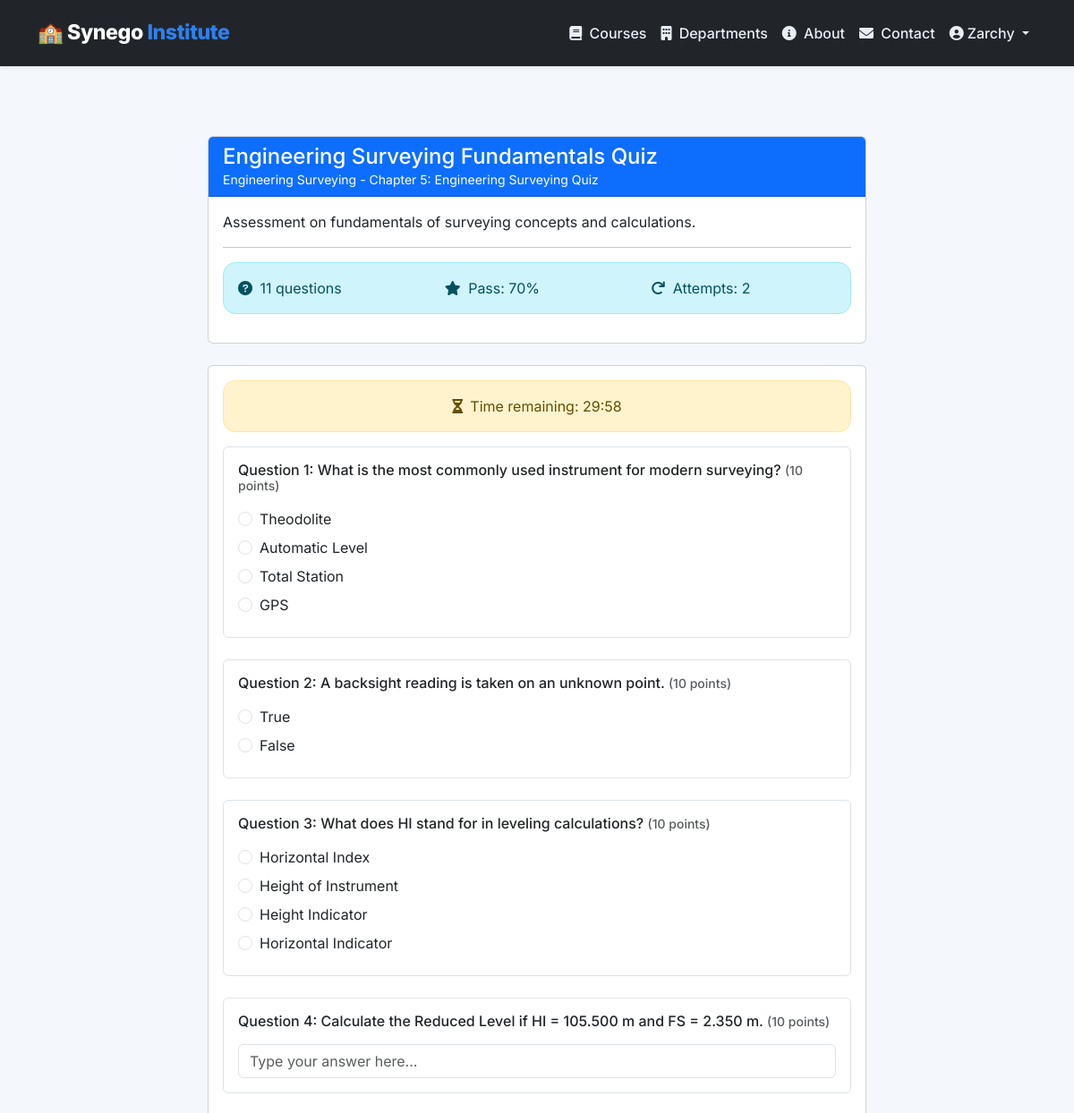
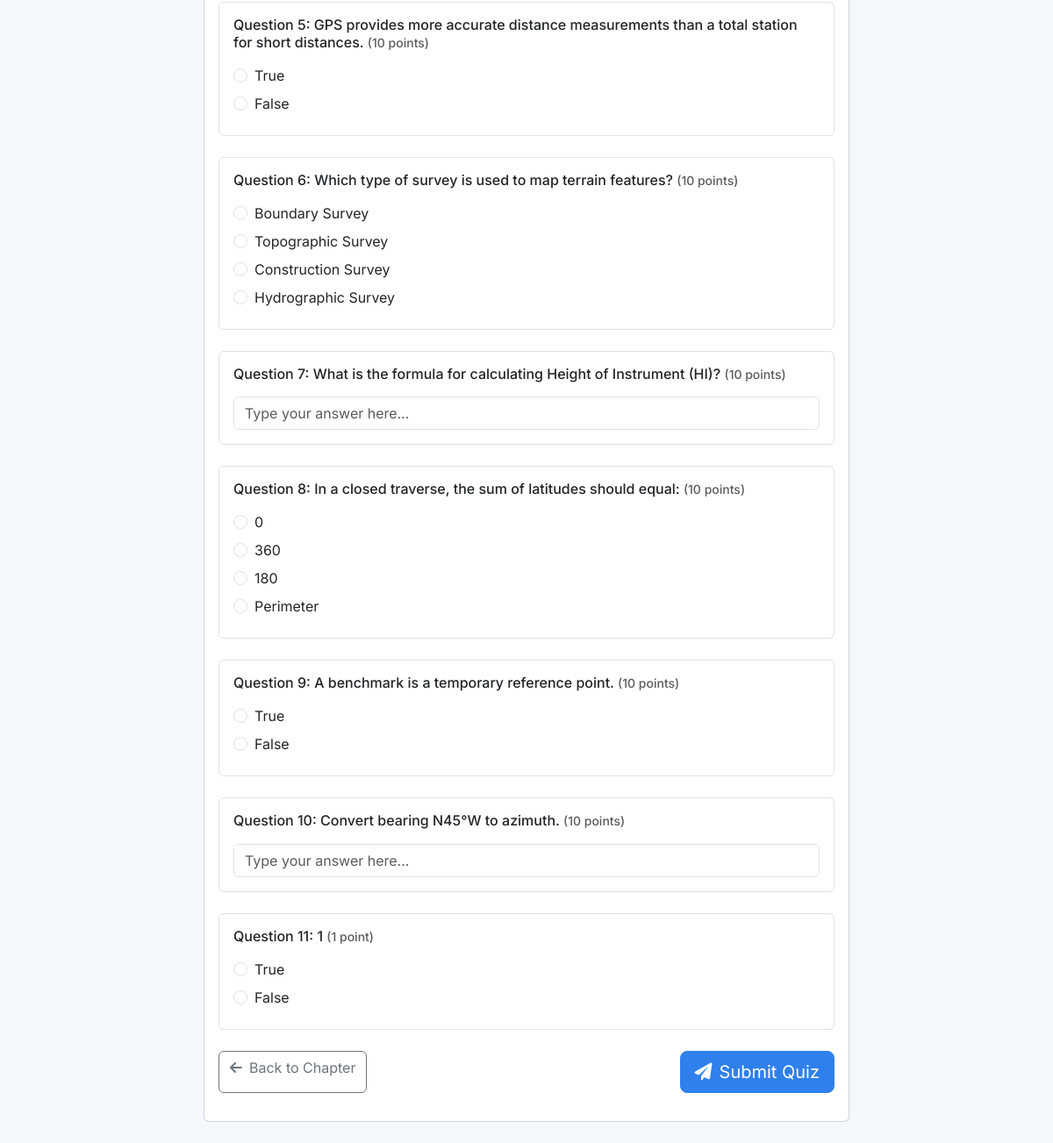
Page /quiz/1/ (signed in) on the committed database (2 pictures, top to bottom).
### lms/models.py (models this page shows, shortened)
class User(AbstractUser):
    ROLE_CHOICES = (
        ('admin', 'Administrator'),
        ('instructor', 'Instructor'),
        ('learner', 'Learner'),
        ('dept_head', 'Department Head'),
        ('approver', 'Approver'),
    )
    GENDER_CHOICES = (
        ('M', 'Male'),
        ('F', 'Female'),
        ('O', 'Other'),
    )
    role = models.CharField(max_length=20, choices=ROLE_CHOICES, default='learner')
    department = models.ForeignKey(
        'Department', null=True, blank=True, on_delete=models.SET_NULL,
        related_name='members'
    )
    phone_number = models.CharField(max_length=20, blank=True)
    address = models.TextField(blank=True)
    gender = models.CharField(max_length=1, choices=GENDER_CHOICES, blank=True)
    date_of_birth = models.DateField(null=True, blank=True)
    profile_picture = models.ImageField(upload_to='profile_pics/', null=True, blank=True)
    is_approved = models.BooleanField(default=False)
    approval_token = models.UUIDField(unique=True, null=True, blank=True)
    approval_token_created_at = models.DateTimeField(null=True, blank=True)
    temp_password = models.CharField(max_length=128, blank=True)
    temp_password_created_at = models.DateTimeField(null=True, blank=True)
    google_access_token = models.TextField(blank=True)
    google_refresh_token = models.TextField(blank=True)
    google_token_expiry = models.DateTimeField(null=True, blank=True)
    last_active = models.DateTimeField(auto_now=True)
    login_count = models.PositiveIntegerField(default=0)
    failed_login_attempts = models.PositiveIntegerField(default=0)
    account_locked_until = models.DateTimeField(null=True, blank=True)
    email_verified = models.BooleanField(default=False)
    email_verification_token = models.UUIDField(unique=True, null=True, blank=True)
    receive_notifications = models.BooleanField(default=True)
    language = models.CharField(max_length=10, default='en')
    class Meta:
        indexes = [
            models.Index(fields=['email']),
            models.Index(fields=['role', 'is_approved']),
            models.Index(fields=['username']),
            models.Index(fields=['last_active']),
        ]

class Quiz(models.Model):
    chapter = models.OneToOneField(Chapter, on_delete=models.CASCADE, related_name='quiz')
    title = models.CharField(max_length=200, default="Chapter Quiz")
    description = models.TextField(blank=True, help_text="Instructions for the quiz")
    pass_score = models.PositiveIntegerField(
        default=70,
        validators=[MinValueValidator(0), MaxValueValidator(100)],
        help_text="Minimum % to unlock next chapter"
    )
    time_limit_minutes = models.PositiveIntegerField(null=True, blank=True, help_text="Optional time limit")
    attempts_allowed = models.PositiveIntegerField(default=1)
    shuffle_questions = models.BooleanField(default=False)
    show_answers_after_submit = models.BooleanField(default=True)

class Course(models.Model):
    DIFFICULTY_CHOICES = (
        ('beginner', 'Beginner'),
        ('intermediate', 'Intermediate'),
        ('advanced', 'Advanced'),
    )
    STATUS_CHOICES = (
        ('draft', 'Draft'),
        ('published', 'Published'),
        ('archived', 'Archived'),
    )
    department = models.ForeignKey(Department, on_delete=models.CASCADE, related_name='courses')
    title = models.CharField(max_length=200)
    slug = models.SlugField(unique=True, blank=True)
    code = models.CharField(max_length=20, unique=True, help_text="Course code (e.g., BLCK-101)")
    description = models.TextField()
    learning_objectives = models.TextField(help_text="What students will learn")
    prerequisites = models.TextField(blank=True, help_text="Required prior knowledge")
    duration = models.CharField(max_length=50, help_text="e.g., '3 months', '6 weeks'")
    estimated_hours = models.PositiveIntegerField(default=40, help_text="Total estimated study hours")
    difficulty = models.CharField(max_length=20, choices=DIFFICULTY_CHOICES, default='beginner')
    price = models.DecimalField(max_digits=10, decimal_places=2, default=0.00)
    currency = models.CharField(max_length=3, default='USD')
    assignment_weight = models.PositiveIntegerField(default=70, validators=[MinValueValidator(0), MaxValueValidator(100)])
    project_weight = models.PositiveIntegerField(default=30, validators=[MinValueValidator(0), MaxValueValidator(100)])
    require_quiz_pass = models.BooleanField(default=True)
    quiz_pass_score = models.PositiveIntegerField(default=70, validators=[MinValueValidator(0), MaxValueValidator(100)])
    thumbnail = models.ImageField(upload_to='course_thumbnails/', null=True, blank=True)
    promo_video_url = models.URLField(blank=True)
    google_classroom_id = models.CharField(max_length=100, blank=True, unique=True, null=True)
    certificate_template = models.FileField(
        upload_to='cert_templates/',
        null=True, blank=True,
        validators=[FileExtensionValidator(['pdf'])]
    )
    status = models.CharField(max_length=20, choices=STATUS_CHOICES, default='draft')
    is_active = models.BooleanField(default=True)
    created_at = models.DateTimeField(auto_now_add=True)
    updated_at = models.DateTimeField(auto_now=True)
    published_at = models.DateTimeField(null=True, blank=True)
    class Meta:
        ordering = ['title']
        indexes = [
            models.Index(fields=['department', 'status']),
            models.Index(fields=['slug']),
            models.Index(fields=['code']),
            models.Index(fields=['difficulty']),
        ]

class Chapter(models.Model):
    CHAPTER_TYPE_CHOICES = (
        ('lesson', 'Lesson with Documents'),
        ('reading', 'Reading Material'),
        ('quiz', 'Quiz Only'),
        ('assignment', 'Assignment'),
        ('project', 'Project'),
    )
    course = models.ForeignKey(Course, on_delete=models.CASCADE, related_name='chapters')
    title = models.CharField(max_length=200)
    order = models.PositiveIntegerField(help_text="Order in the course")
    chapter_type = models.CharField(max_length=20, choices=CHAPTER_TYPE_CHOICES, default='lesson')
    document_file = models.FileField(
        upload_to='chapter_documents/%Y/%m/%d/',
        blank=True,
        null=True,
        help_text="Upload PDF, PowerPoint, or Excel documents"
    )
    video_url = models.URLField(blank=True, help_text="YouTube/Vimeo or self-hosted video URL (optional)")
    content = models.TextField(help_text="HTML or markdown content for the lesson")
    content_html = models.TextField(blank=True, help_text="Rendered HTML content")
    estimated_minutes = models.PositiveIntegerField(default=30, help_text="Estimated time to complete")
    template_doc_id = models.CharField(max_length=100, blank=True, help_text="Google Doc ID of the template")
    is_free_preview = models.BooleanField(default=False)
    requires_previous_quiz_pass = models.BooleanField(default=True)
    created_at = models.DateTimeField(auto_now_add=True)
    updated_at = models.DateTimeField(auto_now=True)
    class Meta:
        ordering = ['course', 'order']
        unique_together = [['course', 'order']]
        indexes = [
            models.Index(fields=['course', 'order']),
            models.Index(fields=['chapter_type']),
        ]

class Question(models.Model):
    QUESTION_TYPES = (
        ('mcq', 'Multiple Choice'),
        ('tf', 'True/False'),
        ('short', 'Short Answer'),
        ('essay', 'Essay'),
        ('matching', 'Matching'),
    )
    quiz = models.ForeignKey(Quiz, on_delete=models.CASCADE, related_name='questions')
    text = models.TextField()
    question_type = models.CharField(max_length=10, choices=QUESTION_TYPES, default='mcq')
    options = models.JSONField(default=list, help_text="For MCQ: list of options; for TF: ['True','False']")
    correct_answer = models.CharField(max_length=500)
    explanation = models.TextField(blank=True, help_text="Explanation shown after answering")
    points = models.PositiveIntegerField(default=1)
    order = models.PositiveIntegerField(default=0)
    class Meta:
        ordering = ['order', 'id']

### lms/views.py (the view, shortened to what this page needs)
# urls.py: path('quiz/<int:quiz_id>/', views.take_quiz, name='take_quiz'),
@login_required
def take_quiz(request, quiz_id):
    quiz = get_object_or_404(Quiz, id=quiz_id)
    chapter = quiz.chapter
    course = chapter.course
    enrollment = get_object_or_404(Enrollment, student=request.user, course=course)
    existing_attempt = QuizAttempt.objects.filter(student=request.user, quiz=quiz).first()
    if existing_attempt and existing_attempt.passed and quiz.attempts_allowed == 1:
        messages.warning(request, "You have already passed this quiz and cannot retake it.")
        return redirect('lms:chapter_detail', course_slug=course.slug, chapter_id=chapter.id)
    if existing_attempt and QuizAttempt.objects.filter(student=request.user, quiz=quiz).count() >= quiz.attempts_allowed:
        messages.warning(request, "You have used all allowed attempts for this quiz.")
        return redirect('lms:chapter_detail', course_slug=course.slug, chapter_id=chapter.id)
    questions = quiz.questions.all()
    context = {
        'quiz': quiz,
        'chapter': chapter,
        'course': course,
        'questions': questions,
        'time_limit': quiz.time_limit_minutes,
    }
    return render(request, 'lms/courses/quiz_take.html', context)

### lms/templates/lms/courses/quiz_take.html (shortened to what this page needs)
{% extends "lms/base.html" %}
{% block content %}
<div class="container py-4">
    <div class="row justify-content-center">
        <div class="col-lg-8">
            <div class="card mb-4">
                <div class="card-header bg-primary text-white">
                    <h4 class="mb-0">{{ quiz.title }}</h4>
                    <p class="mb-0 small">{{ course.title }} - Chapter {{ chapter.order }}: {{ chapter.title }}</p>
                </div>
                <div class="card-body">
                    {% if quiz.description %}
                        <p>{{ quiz.description }}</p>
                        <hr>
                    {% endif %}
                    <div class="alert alert-info">
                        <div class="row">
                            <div class="col-md-4">
                                <i class="fas fa-question-circle me-1"></i> {{ questions.count }} questions
                            </div>
                            <div class="col-md-4">
                                <i class="fas fa-star me-1"></i> Pass: {{ quiz.pass_score }}%
                            </div>
                            <div class="col-md-4">
                                <i class="fas fa-redo me-1"></i> Attempts: {{ quiz.attempts_allowed }}
                            </div>
                        </div>
                    </div>
                </div>
            </div>
            <div class="card">
                <div class="card-body">
                    <form method="post" id="quizForm">
                        {% for question in questions %}
                            <div class="quiz-question mb-4 p-3 border rounded">
                                <h6 class="mb-3">
                                    Question {{ forloop.counter }}:
                                    {{ question.text }}
                                    <span class="text-muted small">({{ question.points }} point{{ question.points|pluralize }})</span>
                                </h6>
                                {% if question.question_type == 'mcq' %}
                                    {% for option in question.options %}
                                        <div class="form-check mb-2">
                                            <input class="form-check-input" type="radio"
                                                   name="question_{{ question.id }}"
                                                   id="q{{ question.id }}_{{ forloop.counter }}"
                                                   value="{{ option }}" required>
                                            <label class="form-check-label" for="q{{ question.id }}_{{ forloop.counter }}">
                                                {{ option }}
                                            </label>
                                        </div>
                                    {% endfor %}
                                {% elif question.question_type == 'tf' %}
                                    <div class="form-check mb-2">
                                        <input class="form-check-input" type="radio"
                                               name="question_{{ question.id }}"
                                               id="q{{ question.id }}_true" value="True" required>
                                        <label class="form-check-label" for="q{{ question.id }}_true">True</label>
                                    </div>
                                    <div class="form-check mb-2">
                                        <input class="form-check-input" type="radio"
                                               name="question_{{ question.id }}"
                                               id="q{{ question.id }}_false" value="False">
                                        <label class="form-check-label" for="q{{ question.id }}_false">False</label>
                                    </div>
                                {% elif question.question_type == 'short' %}
                                    <input type="text" class="form-control"
                                           name="question_{{ question.id }}"
                                           placeholder="Type your answer here..." required>
                                {% endif %}
                            </div>
                        {% endfor %}
                        <div class="d-flex justify-content-between mt-4">
                            <a href="{% url 'lms:chapter_detail' course.slug chapter.id %}" class="btn btn-outline-secondary">
                                <i class="fas fa-arrow-left me-2"></i>Back to Chapter
                            </a>
                            <button type="submit" class="btn btn-primary btn-lg">
                                <i class="fas fa-paper-plane me-2"></i>Submit Quiz
                            </button>
                        </div>
                    </form>
                </div>
            </div>
        </div>
    </div>
</div>
{% endblock %}

### lms/templates/lms/base.html (shortened to what this page needs)
﻿<!DOCTYPE html>
<html lang="en">
<head>
    <link href="https://cdn.jsdelivr.net/npm/bootstrap@5.3.0-alpha1/dist/css/bootstrap.min.css" rel="stylesheet">
    <link rel="stylesheet" href="https://cdnjs.cloudflare.com/ajax/libs/font-awesome/6.0.0/css/all.min.css">
</head>
<body>
    <nav class="navbar navbar-expand-lg navbar-dark bg-dark fixed-top shadow-sm">
        <div class="container">
            <a class="navbar-brand" href="{% url 'lms:index' %}">
                🏫 Synego <span>Institute</span>
            </a>
            <div class="collapse navbar-collapse" id="navbarNav">
                <ul class="navbar-nav ms-auto align-items-lg-center">
                    <li class="nav-item">
                        <a class="nav-link" href="{% url 'lms:course_list' %}"><i class="fas fa-book me-1"></i> Courses</a>
                    </li>
                    <li class="nav-item">
                        <a class="nav-link" href="{% url 'lms:department_list' %}"><i class="fas fa-building me-1"></i> Departments</a>
                    </li>
                    <li class="nav-item">
                        <a class="nav-link" href="{% url 'lms:about' %}"><i class="fas fa-info-circle me-1"></i> About</a>
                    </li>
                    <li class="nav-item">
                        <a class="nav-link" href="{% url 'lms:contact' %}"><i class="fas fa-envelope me-1"></i> Contact</a>
                    </li>
                    {% if user.is_authenticated %}
                        <li class="nav-item dropdown">
                            <a class="nav-link dropdown-toggle" href="#" role="button" data-bs-toggle="dropdown">
                                <i class="fas fa-user-circle me-1"></i>{{ user.first_name|default:user.username }}
                            </a>
                        </li>
                    {% endif %}
                </ul>
            </div>
        </div>
    </nav>
    <main>
        {% block content %}{% endblock %}
    </main>
</body>
</html>

### rows in the picture
User: first_name "Zarchy"
Quiz: title "Engineering Surveying Fundamentals Quiz", description "Assessment on fundamentals of surveying concepts and calculations.", count "11", pass_score "70", attempts_allowed "2"
Course: title "Engineering Surveying"
Chapter: order "5", title "Engineering Surveying Quiz"
Question: text "What is the most commonly used instrument for modern surveying?", points "10", options "Theodolite" "Automatic Level" "Total Station" "GPS"
Question: text "A backsight reading is taken on an unknown point.", points "10"
Question: text "What does HI stand for in leveling calculations?", points "10", options "Horizontal Index" "Height of Instrument" "Height Indicator" "Horizontal Indicator"
Question: text "Calculate the Reduced Level if HI = 105.500 m and FS = 2.350 m.", points "10"
Question: text "GPS provides more accurate distance measurements than a total station for short distances.", points "10"
Question: text "Which type of survey is used to map terrain features?", points "10", options "Boundary Survey" "Topographic Survey" "Construction Survey" "Hydrographic Survey"
Question: text "What is the formula for calculating Height of Instrument (HI)?", points "10"
Question: text "In a closed traverse, the sum of latitudes should equal:", points "10", options "0" "360" "180" "Perimeter"
Question: text "A benchmark is a temporary reference point.", points "10"
Question: text "Convert bearing N45°W to azimuth.", points "10"
Question: text "1", points "1"
